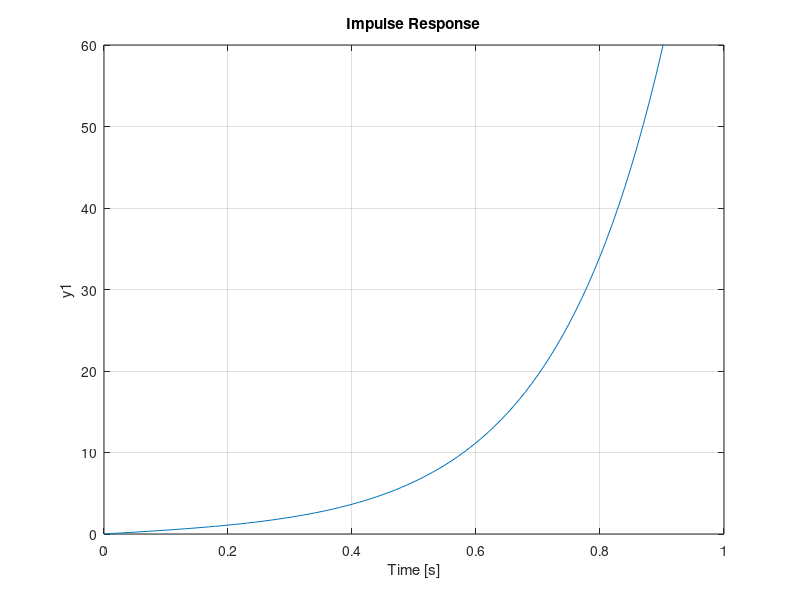

The MATLAB source for this figure:
% Modellizazzione pendolo inverso - Funzione di Trasferimento %
M = 0.5;    % massa del carrello
m = 0.2;    % massa del pendolo
b = 0.1;    % attrito del carrello
i = 0.006;  % inerzia del pendolo
g = 9.8;    % accelerazione g
l = 0.3;    % lunghezza dal centro di massa del pendolo

q = (M+m)*(i+m*l^2)-(m*l)^2;    % input semplificato

% Funzione di Trasferimento a Ciclo Aperto %
num = [m*l/q  0];                                       % numeratore della FDT
den = [1  b*(i+m*l^2)/q  -(M+m)*m*g*l/q  -b*m*g*l/q];   % denominatore della FDT
pend=tf(num,den)                                        % funzione di trasferimento

% Risposta Impulsiva a Ciclo Aperto %
t=0:0.01:5;         % intervallo
impulse(pend,t)     % risposta impulsiva
axis([0 1 0 60])    % settaggio degli assi